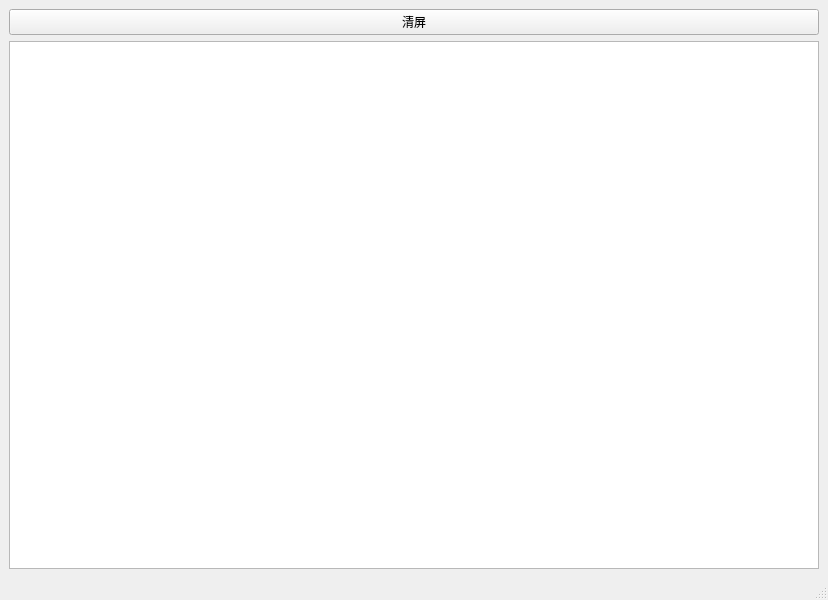
<?xml version="1.0" encoding="UTF-8"?>
<ui version="4.0">
 <class>DebugWidget</class>
 <widget class="QMainWindow" name="DebugWidget">
  <property name="geometry">
   <rect>
    <x>0</x>
    <y>0</y>
    <width>828</width>
    <height>600</height>
   </rect>
  </property>
  <property name="windowTitle">
   <string>MainWindow</string>
  </property>
  <widget class="QWidget" name="centralwidget">
   <layout class="QVBoxLayout" name="verticalLayout_2">
    <item>
     <widget class="QPushButton" name="pushButton_clear">
      <property name="text">
       <string>清屏</string>
      </property>
     </widget>
    </item>
    <item>
     <layout class="QVBoxLayout" name="verticalLayout">
      <item>
       <widget class="QTextBrowser" name="textBrowser"/>
      </item>
     </layout>
    </item>
   </layout>
  </widget>
  <widget class="QMenuBar" name="menubar">
   <property name="geometry">
    <rect>
     <x>0</x>
     <y>0</y>
     <width>828</width>
     <height>26</height>
    </rect>
   </property>
  </widget>
  <widget class="QStatusBar" name="statusbar"/>
 </widget>
 <resources/>
 <connections>
  <connection>
   <sender>pushButton_clear</sender>
   <signal>clicked()</signal>
   <receiver>DebugWidget</receiver>
   <slot>slot_clear_widget()</slot>
   <hints>
    <hint type="sourcelabel">
     <x>313</x>
     <y>50</y>
    </hint>
    <hint type="destinationlabel">
     <x>795</x>
     <y>46</y>
    </hint>
   </hints>
  </connection>
 </connections>
 <slots>
  <slot>slot_clear_widget()</slot>
 </slots>
</ui>
